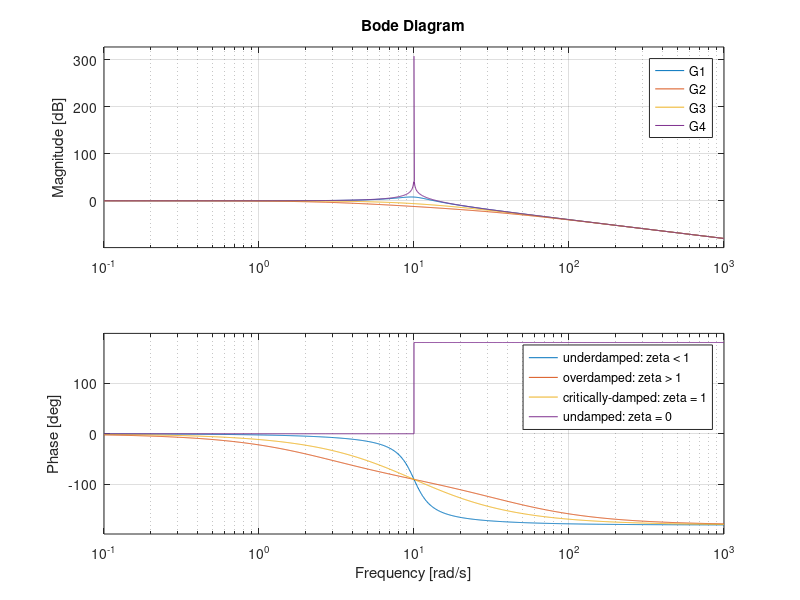

Write the MATLAB code that produced this figure.
% Second-Order Systems  16520020710111200020
%% Underdamped Systems

k_dc = 1;     % DC gain

w_n = 10;     % Natural Frequency (The natural frequency is the 
              % frequency (in rad/s) that the system will oscillate at when
              % there is no damping, )
              
zeta = 0.2;   % Damping Ratio
s = tf("s");
G1 = k_dc * w_n^2/ (s^2 + 2*zeta*w_n*s + w_n^2);

pzmap(G1);    % pole-zero diagram
axis([-3 1 -15 15])

step(G1)
axis([0 3 0 2])

%% Overdamped System

zeta = 2.0;

G2 = k_dc*w_n^2/(s^2 + 2*zeta*w_n*s + w_n^2);

pzmap(G2)
axis([-20 1 -1 1])

step(G2)
axis([0 1.5 0 1.5])

%% Critically-Damped Systems

zeta = 1;

G3 = k_dc*w_n^2/(s^2 + 2*zeta*w_n*s + w_n^2);

pzmap(G3)
axis([-11 1 -1 1])

step(G3)
axis([0 1.5 0 1.5])

%% Undamped System

zeta = 0;

G4 = k_dc*w_n^2/(s^2 + 2*zeta*w_n*s + w_n^2);

pzmap(G4)
axis([-1 1 -15 15])

step(G4)
axis([0 5 -0.5 2.5])

%% Bode Plot (overall)

bode(G1,G2,G3,G4)
legend('underdamped: zeta < 1','overdamped: zeta > 1','critically-damped: zeta = 1','undamped: zeta = 0')
